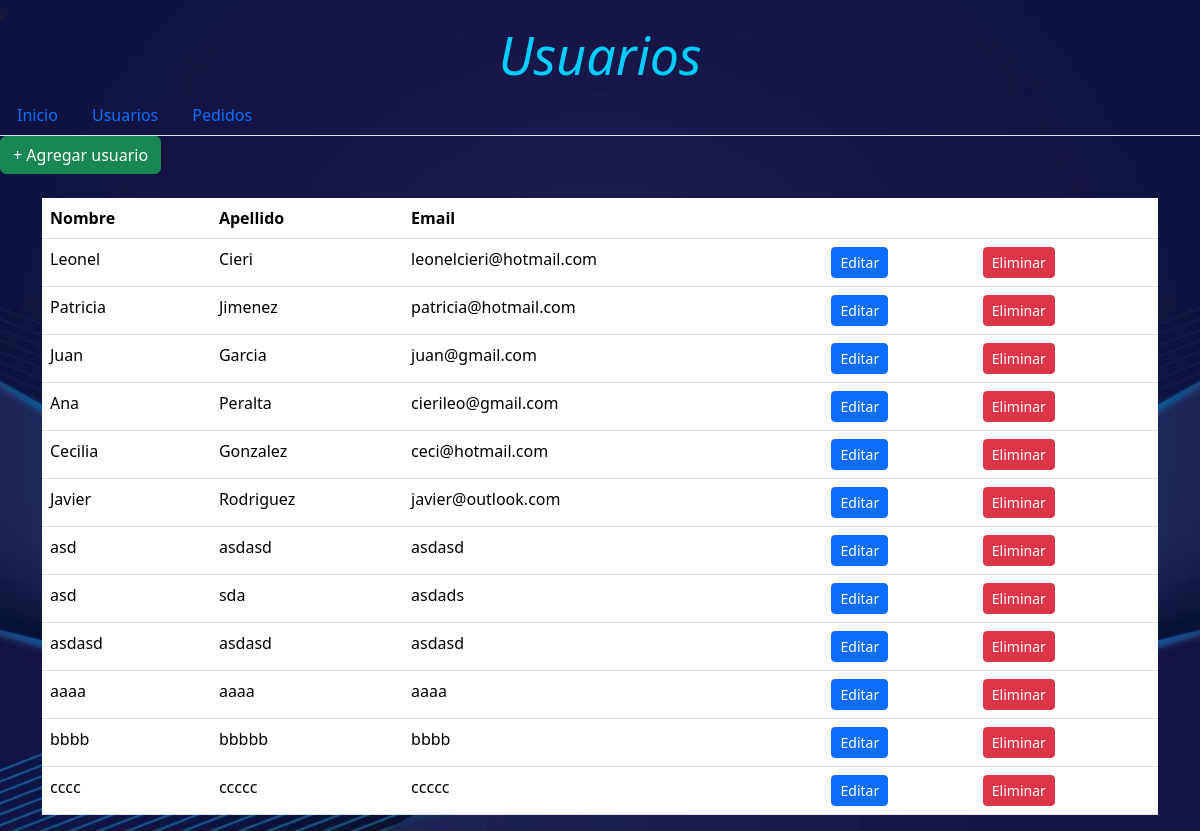
/usuarios.php (signed in), run on the app's committed database.
### tables this page shows
CREATE TABLE `usuarios` (
  `id` int(11) NOT NULL,
  `email` varchar(255) NOT NULL,
  `password` varchar(255) NOT NULL,
  `nombre` varchar(255) NOT NULL,
  `apellido` varchar(255) NOT NULL
);

### usuarios.php (the view, shortened to what this page needs)
<?php include "includes/init.php"; ?>
<!DOCTYPE html>
<html>
<head>
    <?php include "includes/scripts.php" ?>;
    <link rel="stylesheet" type="text/css" href="style.css">
</head>
<body>
    <h1 class="titulo">Usuarios</h1>
    <?php include "includes/menu.php"?>
    <div class="col-6">
      <a button type="button" class="btn btn-success" href="usuario.php">+ Agregar usuario</a>
    </div>
      <div class="container mt-4">
       <table class="table">
        <thead>
            <tr>
                <th>Nombre</th>
                <th>Apellido</th>
                <th>Email</th>
                <th></th>
                <th></th>
            </tr>
        </thead>
        <tbody>
            <?php
            $sql = "SELECT * FROM usuarios";
            $resultado = mysqli_query($conexion, $sql);
            while ($fila = mysqli_fetch_array($resultado)) { ?>
                <tr>
                    <td><?php echo $fila["nombre"] ?></td>
                    <td><?php echo $fila["apellido"] ?></td>
                    <td><?php echo $fila["email"] ?></td>
                    <td>
                        <a href="usuario.php?id=<?php echo $fila["id"] ?>" class="btn btn-primary btn-sm">Editar</a>
                    </td>
                    <td>
                        <a href="javascript:void(0)" onclick="eliminar(<?php echo $fila["id"] ?>)" class="btn btn-danger btn-sm">Eliminar</a>
                    </td>
                </tr>
            <?php } ?>
        </tbody>
    </table>
</div>
</body>
</html>

### includes/scripts.php (shortened to what this page needs)
<link href="https://cdn.jsdelivr.net/npm/bootstrap@5.3.2/dist/css/bootstrap.min.css" rel="stylesheet">

### includes/menu.php
<ul class="nav nav-tabs">
    <li class="nav-item">
        <a class="nav-link <?php echo ($paginaActual === 'panel.php') ? 'active' : ''; ?>" href="panel.php">Inicio</a>
    </li>
    <li class="nav-item">
        <a class="nav-link <?php echo ($paginaActual === 'usuarios.php') ? 'active' : ''; ?>" href="usuarios.php">Usuarios</a>
    </li>
    <li class="nav-item">
        <a class="nav-link <?php echo ($paginaActual === 'pedidos.php') ? 'active' : ''; ?>" href="pedidos.php">Pedidos</a>
    </li>
</ul>

### style.css (style rules this page uses)
body { background-image:url(imagen1.jpg); background-size:cover; background-position-x: center; }
h1 { color: rgb(0, 204, 255); font-size: 52px; }
.titulo { text-align:center; font-style: italic; }

### data on the page
usuarios: nombre "Leonel", apellido "Cieri", email "leonelcieri@hotmail.com"
usuarios: nombre "Patricia", apellido "Jimenez", email "patricia@hotmail.com"
usuarios: nombre "Juan", apellido "Garcia", email "juan@gmail.com"
usuarios: nombre "Ana", apellido "Peralta", email "cierileo@gmail.com"
usuarios: nombre "Cecilia", apellido "Gonzalez", email "ceci@hotmail.com"
usuarios: nombre "Javier", apellido "Rodriguez", email "javier@outlook.com"
usuarios: nombre "asd", apellido "asdasd", email "asdasd"
usuarios: nombre "asd", apellido "sda", email "asdads"
usuarios: nombre "asdasd", apellido "asdasd", email "asdasd"
usuarios: nombre "aaaa", apellido "aaaa", email "aaaa"
usuarios: nombre "bbbb", apellido "bbbbb", email "bbbb"
usuarios: nombre "cccc", apellido "ccccc", email "ccccc"
